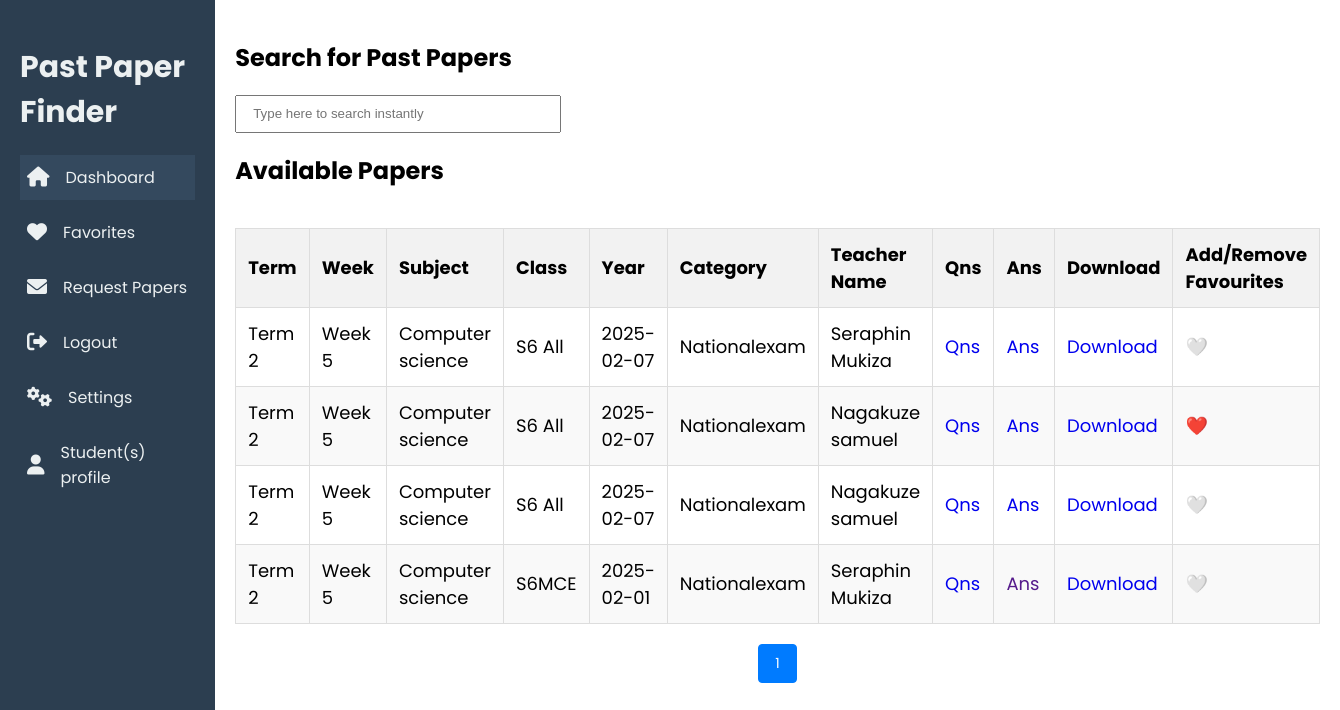
/studentfavorite.php (signed in), run on an earlier commit of the app's database.
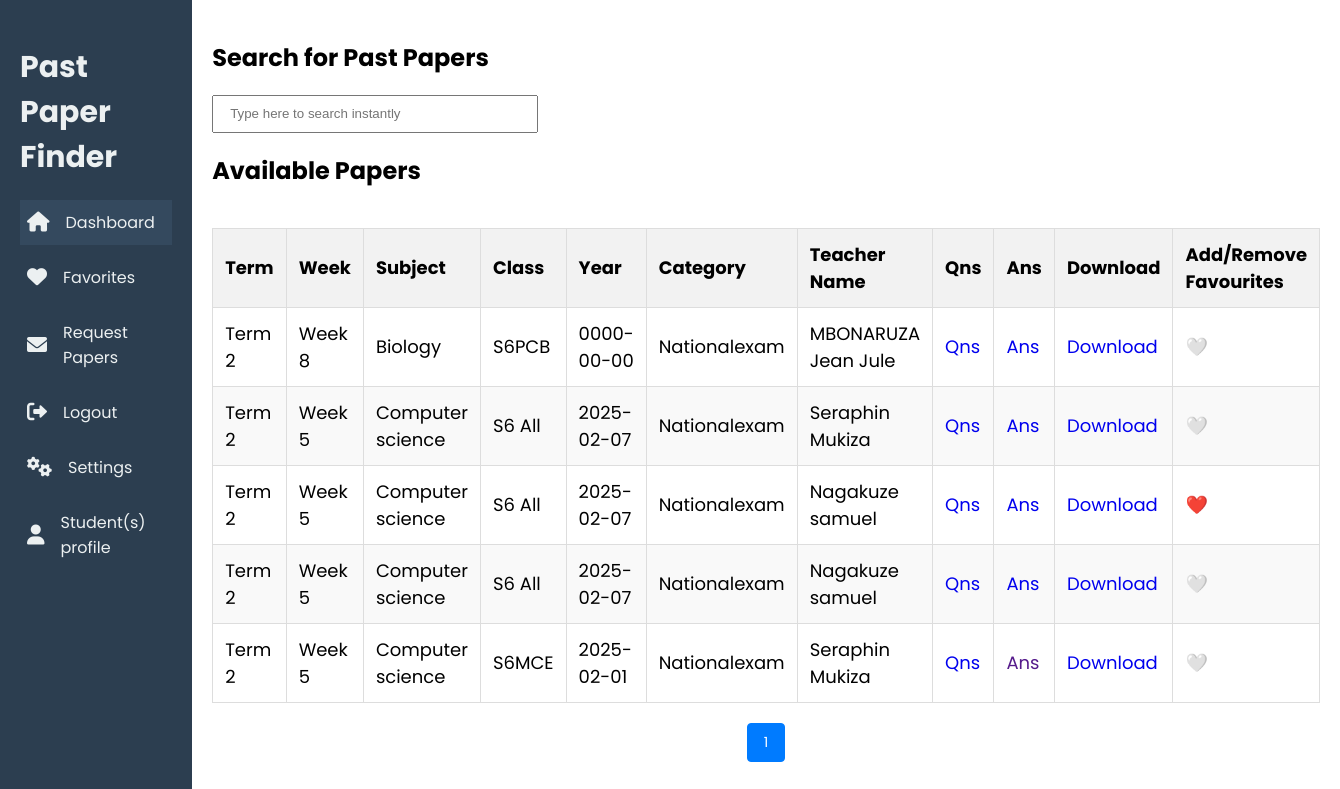
And on a later commit of the database.
### tables this page shows
CREATE TABLE `past_papers` (
  `id` int(11) NOT NULL,
  `Term` varchar(255) DEFAULT NULL,
  `weeks` varchar(255) DEFAULT NULL,
  `subject` varchar(255) NOT NULL,
  `class_selection` varchar(255) NOT NULL,
  `year` date NOT NULL,
  `category` varchar(255) NOT NULL,
  `cover_page` varchar(255) NOT NULL,
  `uploaded_by` varchar(255) NOT NULL,
  `file_path` varchar(255) NOT NULL,
  `answers` varchar(255) DEFAULT NULL,
  `uploaded_at` timestamp NOT NULL DEFAULT current_timestamp(),
  `searches_count` int(11) DEFAULT 0,
  `views_count` int(11) DEFAULT 0
);

### studentfavorite.php (the view, shortened to what this page needs)
<!DOCTYPE html>
<html lang="en">
  <head>
    <link rel="stylesheet" href="studentfavorite.css" />
    <link
      rel="stylesheet"
      href="https://cdnjs.cloudflare.com/ajax/libs/font-awesome/6.0.0/css/all.min.css"
    />
  </head>
  <body>
    <div class="dashboard">
      <aside class="sidebar">
        <h2>Past Paper Finder</h2>
        <nav>
          <a href="studentDashboard.php" class="active"><i class="fa fa-home"></i> Dashboard</a>
          <a href="studentfavorite.php"><i class="fa fa-heart"></i> Favorites</a>
          <a href="studentRequestpastpaper.php"><i class="fa fa-envelope"></i> Request Papers</a>
          <a href="studentlogout.php"><i class="fa fa-sign-out-alt"></i> Logout</a>
          <a href="studentsettings.php"><i class="fa fa-cogs" ></i> Settings</a>
          <a href="studentProfile.php" ><i class="fa fa-user" ></i> Student(s) profile</a>
        </nav>
      </aside>
      <main>
        <section class="search-bar">
          <h2>Search for Past Papers</h2>
          <input type="text" id="searchInput" placeholder="Type here to search instantly" onkeyup="searchTable()"
        style="width:19rem;height:2rem;padding-left:1rem;" class="searching_colors">
        </section>
        <section class="papers">
          <h2>Available Papers</h2>
        </section>
        <?php
include "connection.php";
$limit = 6;
$page = isset($_GET['page']) ? (int)$_GET['page'] : 1;
$offset = ($page - 1) * $limit;
$totalQuery = "SELECT COUNT(*) AS total FROM past_papers";
$totalResult = mysqli_query($conn, $totalQuery);
$totalRow = mysqli_fetch_assoc($totalResult);
$totalRows = $totalRow['total'];
$totalPages = ceil($totalRows / $limit);
$papersQuery = "SELECT p.*,
                (SELECT COUNT(*) FROM favourite f WHERE f.user_id = {$_SESSION['id']} AND f.paper_id = p.id) AS is_favorite
                FROM past_papers p
                ORDER BY uploaded_at DESC
                LIMIT $limit OFFSET $offset";
$papersResult = mysqli_query($conn, $papersQuery);
?>
<table id="papersTable">
    <thead>
        <tr>
            <th>Term</th>
            <th>Week</th>
            <th>Subject</th>
            <th>Class</th>
            <th>Year</th>
            <th>Category</th>
            <th>Teacher Name</th>
            <th>Qns</th>
            <th>Ans</th>
            <th>Download</th>
            <th>Add/Remove Favourites</th>
        </tr>
    </thead>
    <tbody>
        <?php
        if (mysqli_num_rows($papersResult) > 0) {
            while ($row = mysqli_fetch_assoc($papersResult)) {
                $filePath = str_replace('C:/xampp/htdocs', '', $row['file_path']);
                $answerPath = str_replace('C:/xampp/htdocs', '', $row['answers']);
                $isFavorite = $row['is_favorite'] > 0;
                echo "<tr>
                        <td>{$row['Term']}</td>
                        <td>{$row['weeks']}</td>
                        <td>" . htmlspecialchars($row['subject']) . "</td>
                        <td>" . htmlspecialchars($row['class_selection']) . "</td>
                        <td>{$row['year']}</td>
                        <td>" . htmlspecialchars($row['category']) . "</td>
                        <td>" . htmlspecialchars($row['uploaded_by']) . "</td>
                        <td><a href='{$filePath}' target='_blank'>Qns</a></td>
                        <td><a href='{$answerPath}' target='_blank'>Ans</a></td>
                        <td><a href='teacherdownload.php?id={$row['file_path']}'>Download</a></td>
                        <td>
                            <span class='favorite-icon " . ($isFavorite ? 'favorited' : '') . "'
                                  id='fav-icon-{$row['id']}'
                                  onclick=\"toggleFavorite('" . ($isFavorite ? 'remove' : 'add') . "', {$row['id']})\">
                                  " . ($isFavorite ? '❤️' : '🤍') . "
                            </span>
                        </td>
                    </tr>";
            }
        } else {
            echo "<tr><td colspan='13'>No past papers found.</td></tr>";
        }
        ?>
    </tbody>
</table>
        <div class="pagination">
            <?php
            for ($i = 1; $i <= $totalPages; $i++) {
                echo $i == $page ? "<span>$i</span>" : "<a href='?page=$i'>$i</a>";
            }
            ?>
        </div>
      </main>
    </div>
  </body>
</html>

What changed in the data, as far as the page shows it:
added past_papers: Term "Term 2", weeks "Week 8", subject "Biology", class_selection "S6PCB", year "0000-00-00", category "Nationalexam", uploaded_by "MBONARUZA Jean Jule"
